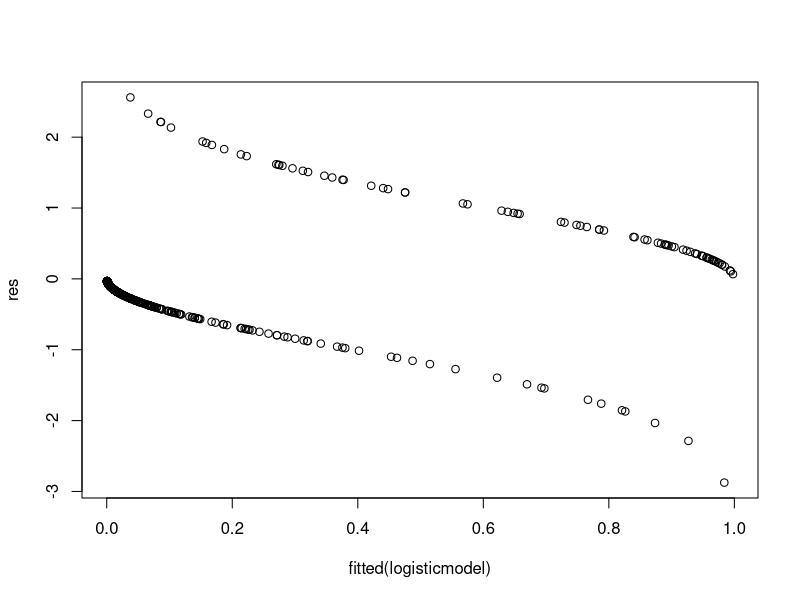
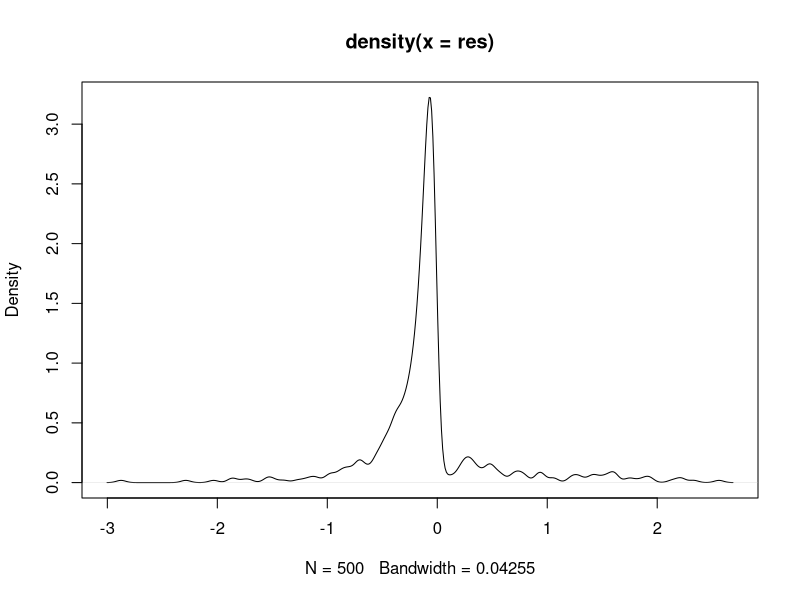
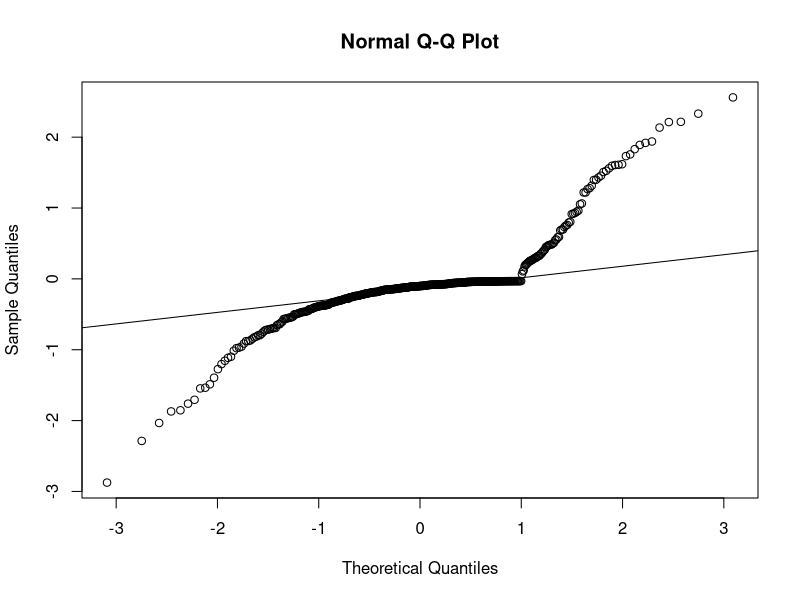
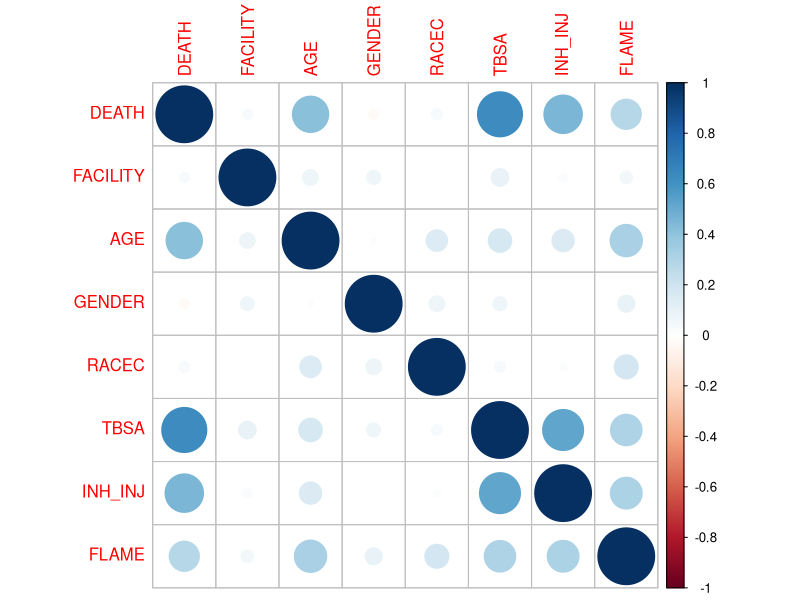
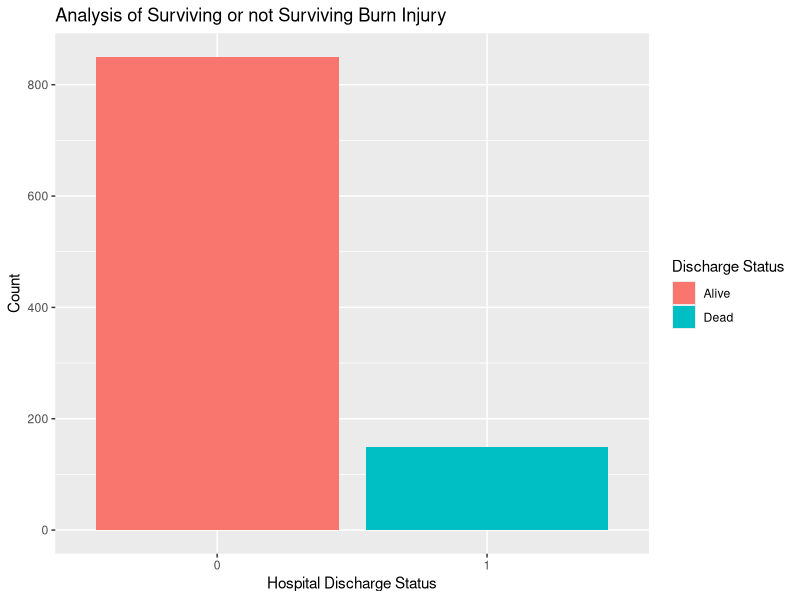
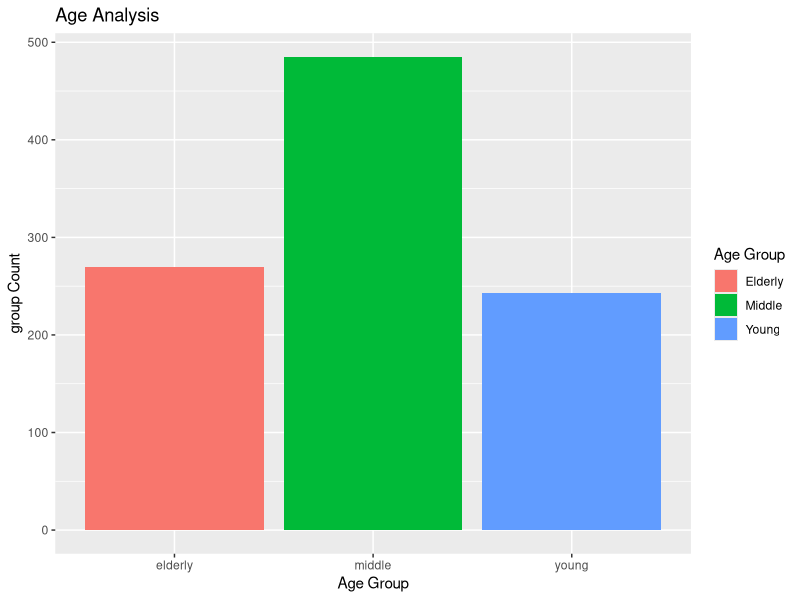
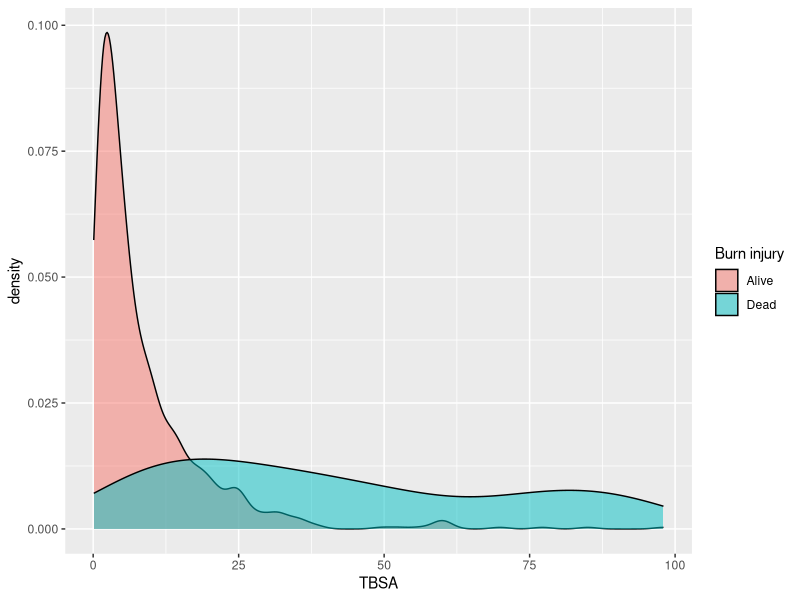

Source code (R) for these figures, in order:
## ---- chunk 1
library('corrplot')
library('ggplot2')
library('tidyverse')
library('caret')
library('caTools')
## ---- chunk 2
# Importing the data file
data <- read.csv('burn.csv')
## ---- chunk 3
# DISPLAY THE FIRST FEW ROWS OF DATA
head(data)
## ---- chunk 4
# DISPLAY THE NUMBER OF ROWS AND COLUMNS
nrow(data)
ncol(data)
## ---- chunk 5
# Understanding the datatype of dataset
str(data)
## ---- chunk 6
# DISPLAY THE SUMMARY
summary(data)
## ---- chunk 7
cor <- round(cor(data[1:8]),3)
cor
## ---- chunk 8
# Displaying the correlation matrix
jpeg(file="correlation.jpeg")
corr <- cor(data)
# Visualize the correlation matrix
corrplot(corr)
dev.off()
## ---- chunk 9
# Deleting not related variables
data = subset(data, select = c(-FACILITY,-GENDER,-RACEC))
## ---- chunk 10
# Converting the integer data to factor
data$DEATH <- as.factor(data$DEATH)
data$INH_INJ <- as.factor(data$INH_INJ)
data$FLAME <- as.factor(data$FLAME)
## ---- chunk 11
# Summary after pre-processing the data
summary(data)
## ---- chunk 12
# DISPLAY THE NUMBER OF NAs IN EACH COLUMN
colSums(is.na(data))
## ---- chunk 13
# Bar plot for DEATH (hospital discharge status) 
data$DEATH <- as.factor(data$DEATH)
jpeg(file="barplot.jpeg")
ggplot(data, aes(x=data$DEATH, fill=data$DEATH)) + 
  geom_bar() +
  xlab("Hospital Discharge Status") +
  ylab("Count") +
  ggtitle("Analysis of Surviving or not Surviving Burn Injury") +
  scale_fill_discrete(name = "Discharge Status", labels = c("Alive", "Dead"))
dev.off()
## ---- chunk 14
# Group the different ages in three groups (young, middle, old)
young <- data[which((data$AGE<10)), ]
middle <- data[which((data$AGE>=10)&(data$AGE<50)), ]
elderly <- data[which(data$AGE>50), ]
groups <- data.frame(age_group = c("young","middle","elderly"), group_count = c(NROW(young), NROW(middle), NROW(elderly)))

#ploting different age groups
jpeg(file="barplot2.jpeg")
ggplot(groups, aes(x=age_group, y=group_count, fill=age_group)) + 
  ggtitle("Age Analysis") +
  xlab("Age Group")  +
  ylab("group Count") +
  geom_bar(stat="identity") +
  scale_fill_discrete(name = "Age Group", labels = c("Elderly", "Middle", "Young"))
dev.off()
## ---- chunk 15
# Density graph for TBSA (Total burn surface area)
jpeg(file="densityplot.jpeg")
ggplot(data, aes(x = TBSA, fill = DEATH)) +
  geom_density(alpha=0.5) +
  scale_fill_discrete(name = "Burn injury", labels = c("Alive", "Dead"))
dev.off()
## ---- chunk 16
# To get the same set every time we run the code
set.seed(123)
## ---- chunk 17
data <- data[, c(1, 2, 3, 4, 5)]

# Dividing the data set in train and test datasets
dataSample <- sample.split(data[,ncol(data)-1], SplitRatio=0.50)
trainSet = subset(data,dataSample == TRUE)
testSet = subset(data,dataSample == FALSE)
## ---- chunk 18
View(trainSet)
## ---- chunk 19
View(testSet)
## ---- chunk 20
nrow(testSet)
## ---- chunk 21
View(testSet[,-2])
## ---- chunk 22
# Creating a logistic model
logisticmodel <- glm(DEATH~.,data = trainSet, family = "binomial")

# Summary of the created model
summary(logisticmodel)
## ---- chunk 23
expb <- exp(coef(logisticmodel))
expb
## ---- chunk 24
# Making prediction with the above model
predictdata <- predict(logisticmodel, newdata = testSet[, -1], type="response")
pred <- ifelse(predictdata>=0.5,1,0)
pred <- as.factor(pred)
observed <- testSet[,1]
## ---- chunk 25
# Checking the accuracy of the model
confusionMatrix(pred, observed)
## ---- chunk 26
#get list of residuals
res <- resid(logisticmodel)
## ---- chunk 27
#produce residual vs. fitted plot
plot(fitted(logisticmodel), res)
## ---- chunk 28
#Create density plot of residuals
plot(density(res))
## ---- chunk 29
#create Q-Q plot for residuals
qqnorm(res)
qqline(res)
## ---- chunk 30
#saving plots
jpeg(file="saving_plot1.jpeg")
dev.off()
